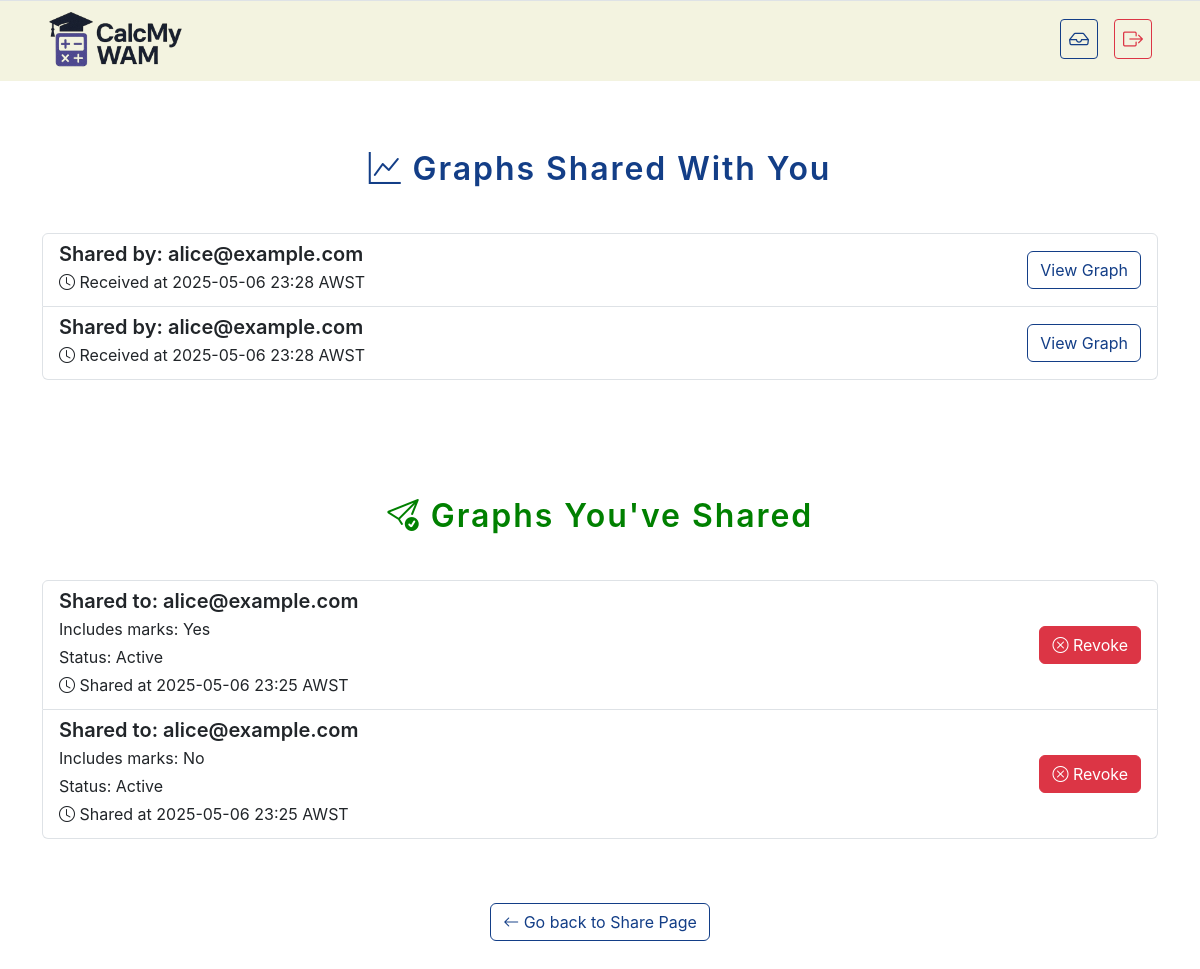
/my-shared-graphs (signed in), run on the app's committed database.
### models.py (models this page shows)
class User(db.Model, UserMixin):
    id = db.Column(db.String(120), primary_key=True)

### app.py (the view)
@app.route('/my-shared-graphs')
@login_required
def my_shared_graphs():
    received = SharedGraph.query.filter_by(shared_with_id=current_user.id, is_active=True).all()
    sent = SharedGraph.query.filter_by(user_id=current_user.id, is_active=True).all()
    received_graphs = [{
        'sharer': User.query.get(s.user_id).id,
        'token': s.token,
        'include_marks': s.include_marks,
        'timestamp': s.timestamp.strftime('%Y-%m-%d %H:%M')
    } for s in received]
    sent_graphs = [{
        'recipient': User.query.get(s.shared_with_id).id,
        'token': s.token,
        'include_marks': s.include_marks,
        'is_active': s.is_active,
        'timestamp': s.timestamp.strftime('%Y-%m-%d %H:%M')
    } for s in sent]
    return render_template("my_shared_graphs.html",
                           shared_with_me=received_graphs,
                           shared_by_me=sent_graphs)

### app.py (called while the page is built)
@login_manager.user_loader
def load_user(user_id):
    return User.query.get(user_id)

### templates/my_shared_graphs.html (shortened to what this page needs)
<!DOCTYPE html>
<html lang="en">
<head>
  <link href="https://cdn.jsdelivr.net/npm/bootstrap@5.3.3/dist/css/bootstrap.min.css" rel="stylesheet">
  <link rel="stylesheet" href="https://cdn.jsdelivr.net/npm/bootstrap-icons@1.10.5/font/bootstrap-icons.css">
  <link href="{{ url_for('static', filename='final-style.css') }}" rel="stylesheet">
</head>
<body class="bg-white text-dark">
  <header class="border-top pt-2 pb-2 px-5">
    <div class="d-flex justify-content-between align-items-center mb-1 pt-0">
      <a href="#" class="d-flex align-items-center gap-2">
        <img src="{{ url_for('static', filename='img/logo.png') }}" alt="CalcMyWAM Logo" height="60">
      </a>
      <div class="d-flex align-items-center gap-3">
        <a href="{{ url_for('my_shared_graphs') }}" class="btn btn-outline-primary btn-sm d-flex align-items-center fs-5 topbar-hover-btn">
          <i class="bi bi-inbox"></i>
        </a>
        <a href="{{ url_for('logout') }}" class="btn btn-outline-danger btn-sm d-flex align-items-center fs-5 topbar-hover-btn">
          <i class="bi bi-box-arrow-right"></i>
        </a>
      </div>
    </div>
  </header>
  <div class="container mt-5 pb-5">
    <h2 class="text-center text-primary mb-4"> <i class="bi bi-graph-up"></i> Graphs Shared With You</h2>
    {% if shared_with_me %}
      <div class="list-group">
        {% for g in shared_with_me %}
          <div class="list-group-item d-flex justify-content-between align-items-center">
            <div>
              <h5 class="mb-1">Shared by: {{ g.sharer }}</h5>
              <p class="mb-1"><i class="bi bi-clock"></i> Received at {{ g.timestamp }} AWST</p>
            </div>
            <a class="btn btn-outline-primary" href="{{ url_for('view_shared_graph', token=g.token) }}">View Graph</a>
          </div>
        {% endfor %}
      </div>
    {% else %}
      <p class="text-muted text-center">No graphs have been shared with you.</p>
    {% endif %}
  </div>
  <div class="container mt-5 pb-5">
    <h2 class="text-center text-primary mt-5 mb-4" style="color: green !important;"><i class="bi bi-send-check"></i> Graphs You've Shared</h2>
    {% if shared_by_me %}
      <div class="list-group">
        {% for g in shared_by_me %}
          <div class="list-group-item d-flex justify-content-between align-items-center">
            <div>
              <h5 class="mb-1">Shared to: {{ g.recipient }}</h5>
              <p class="mb-1">Includes marks: {{ 'Yes' if g.include_marks else 'No' }}</p>
              <p class="mb-1">Status: {{ 'Active' if g.is_active else 'Revoked' }}</p>
              <p class="mb-1"><i class="bi bi-clock"></i> Shared at {{ g.timestamp }} AWST</p>
            </div>
            {% if g.is_active %}
              <form method="POST" action="{{ url_for('revoke_graph', token=g.token) }}">
                <button type="button" class="btn btn-danger revoke-btn" data-token="{{ g.token }}">
                  <i class="bi bi-x-circle"></i> Revoke
                </button>
              </form>
            {% endif %}
          </div>
        {% endfor %}
      </div>
    {% else %}
      <p class="text-muted text-center">You haven't shared any graphs yet.</p>
    {% endif %}
  </div>
  <div class="d-flex justify-content-center mt-3 mb-5">
    <a href="{{ url_for('share_page') }}" class="btn btn-outline-primary">
      <i class="bi bi-arrow-left"></i> Go back to Share Page
    </a>
  </div>
</body>
</html>

### static/final-style.css (style rules this page uses)
body { font-family: "Inter", Helvetica, sans-serif; background-color: #ffffff; color: #212121; overflow-x: hidden; }
header { background-color: #f3f3e0; padding-bottom: 20px; width: 100vw; margin-left: calc(-50vw + 50%); }
h1, h2, h3, h5 { font-weight: 600; }
.text-primary { color: #133e87 !important; font-style: normal; font-weight: 600; line-height: 80px; letter-spacing: 1.92px; }
.btn-outline-primary { color: #133e87; border-color: #133e87; background-color: transparent; }

### data on the page
User: sharer "alice@example.com" "alice@example.com", recipient "alice@example.com" "alice@example.com"

### other printed values
{{ g.timestamp }} "2025-05-06 23:28" "2025-05-06 23:28"
{{ 'Yes' if g.include_marks else 'No' }} "Yes" "No"
{{ 'Active' if g.is_active else 'Revoked' }} "Active" "Active"
{{ g.timestamp }} "2025-05-06 23:25" "2025-05-06 23:25"
